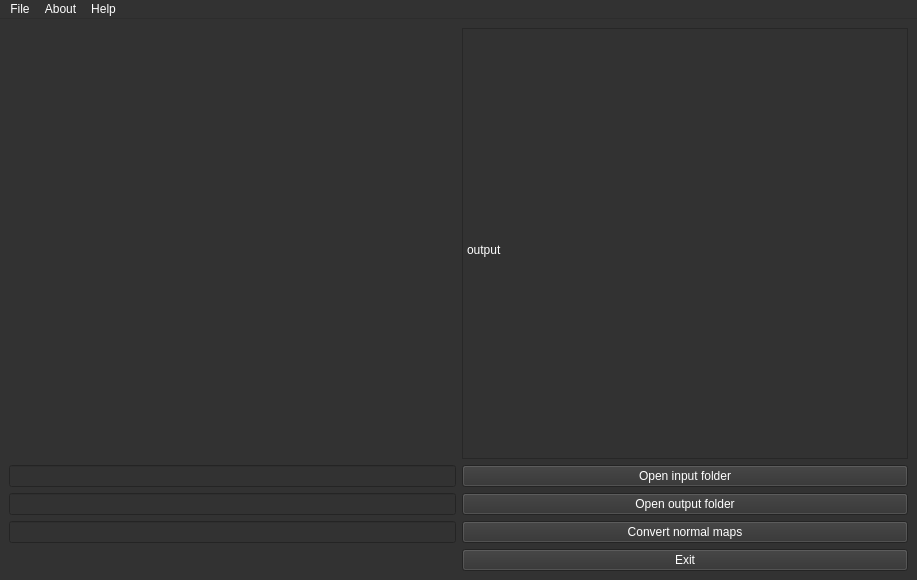
<?xml version="1.0" encoding="UTF-8"?>
<ui version="4.0">
 <class>MainWindow</class>
 <widget class="QMainWindow" name="MainWindow">
  <property name="geometry">
   <rect>
    <x>0</x>
    <y>0</y>
    <width>917</width>
    <height>580</height>
   </rect>
  </property>
  <property name="palette">
   <palette>
    <active>
     <colorrole role="WindowText">
      <brush brushstyle="SolidPattern">
       <color alpha="255">
        <red>255</red>
        <green>255</green>
        <blue>255</blue>
       </color>
      </brush>
     </colorrole>
     <colorrole role="Button">
      <brush brushstyle="SolidPattern">
       <color alpha="255">
        <red>50</red>
        <green>50</green>
        <blue>50</blue>
       </color>
      </brush>
     </colorrole>
     <colorrole role="Light">
      <brush brushstyle="SolidPattern">
       <color alpha="255">
        <red>255</red>
        <green>255</green>
        <blue>255</blue>
       </color>
      </brush>
     </colorrole>
     <colorrole role="Midlight">
      <brush brushstyle="SolidPattern">
       <color alpha="255">
        <red>255</red>
        <green>255</green>
        <blue>255</blue>
       </color>
      </brush>
     </colorrole>
     <colorrole role="Dark">
      <brush brushstyle="SolidPattern">
       <color alpha="255">
        <red>255</red>
        <green>255</green>
        <blue>255</blue>
       </color>
      </brush>
     </colorrole>
     <colorrole role="Mid">
      <brush brushstyle="SolidPattern">
       <color alpha="255">
        <red>255</red>
        <green>255</green>
        <blue>255</blue>
       </color>
      </brush>
     </colorrole>
     <colorrole role="Text">
      <brush brushstyle="SolidPattern">
       <color alpha="255">
        <red>255</red>
        <green>255</green>
        <blue>255</blue>
       </color>
      </brush>
     </colorrole>
     <colorrole role="ButtonText">
      <brush brushstyle="SolidPattern">
       <color alpha="255">
        <red>255</red>
        <green>255</green>
        <blue>255</blue>
       </color>
      </brush>
     </colorrole>
     <colorrole role="Base">
      <brush brushstyle="SolidPattern">
       <color alpha="255">
        <red>50</red>
        <green>50</green>
        <blue>50</blue>
       </color>
      </brush>
     </colorrole>
     <colorrole role="Window">
      <brush brushstyle="SolidPattern">
       <color alpha="255">
        <red>50</red>
        <green>50</green>
        <blue>50</blue>
       </color>
      </brush>
     </colorrole>
     <colorrole role="Shadow">
      <brush brushstyle="SolidPattern">
       <color alpha="255">
        <red>50</red>
        <green>50</green>
        <blue>50</blue>
       </color>
      </brush>
     </colorrole>
     <colorrole role="AlternateBase">
      <brush brushstyle="SolidPattern">
       <color alpha="255">
        <red>100</red>
        <green>100</green>
        <blue>100</blue>
       </color>
      </brush>
     </colorrole>
     <colorrole role="ToolTipBase">
      <brush brushstyle="SolidPattern">
       <color alpha="255">
        <red>50</red>
        <green>50</green>
        <blue>50</blue>
       </color>
      </brush>
     </colorrole>
     <colorrole role="ToolTipText">
      <brush brushstyle="SolidPattern">
       <color alpha="255">
        <red>255</red>
        <green>255</green>
        <blue>255</blue>
       </color>
      </brush>
     </colorrole>
     <colorrole role="PlaceholderText">
      <brush brushstyle="SolidPattern">
       <color alpha="128">
        <red>255</red>
        <green>255</green>
        <blue>255</blue>
       </color>
      </brush>
     </colorrole>
    </active>
    <inactive>
     <colorrole role="WindowText">
      <brush brushstyle="SolidPattern">
       <color alpha="255">
        <red>255</red>
        <green>255</green>
        <blue>255</blue>
       </color>
      </brush>
     </colorrole>
     <colorrole role="Button">
      <brush brushstyle="SolidPattern">
       <color alpha="255">
        <red>50</red>
        <green>50</green>
        <blue>50</blue>
       </color>
      </brush>
     </colorrole>
     <colorrole role="Light">
      <brush brushstyle="SolidPattern">
       <color alpha="255">
        <red>255</red>
        <green>255</green>
        <blue>255</blue>
       </color>
      </brush>
     </colorrole>
     <colorrole role="Midlight">
      <brush brushstyle="SolidPattern">
       <color alpha="255">
        <red>255</red>
        <green>255</green>
        <blue>255</blue>
       </color>
      </brush>
     </colorrole>
     <colorrole role="Dark">
      <brush brushstyle="SolidPattern">
       <color alpha="255">
        <red>255</red>
        <green>255</green>
        <blue>255</blue>
       </color>
      </brush>
     </colorrole>
     <colorrole role="Mid">
      <brush brushstyle="SolidPattern">
       <color alpha="255">
        <red>255</red>
        <green>255</green>
        <blue>255</blue>
       </color>
      </brush>
     </colorrole>
     <colorrole role="Text">
      <brush brushstyle="SolidPattern">
       <color alpha="255">
        <red>255</red>
        <green>255</green>
        <blue>255</blue>
       </color>
      </brush>
     </colorrole>
     <colorrole role="ButtonText">
      <brush brushstyle="SolidPattern">
       <color alpha="255">
        <red>255</red>
        <green>255</green>
        <blue>255</blue>
       </color>
      </brush>
     </colorrole>
     <colorrole role="Base">
      <brush brushstyle="SolidPattern">
       <color alpha="255">
        <red>50</red>
        <green>50</green>
        <blue>50</blue>
       </color>
      </brush>
     </colorrole>
     <colorrole role="Window">
      <brush brushstyle="SolidPattern">
       <color alpha="255">
        <red>50</red>
        <green>50</green>
        <blue>50</blue>
       </color>
      </brush>
     </colorrole>
     <colorrole role="Shadow">
      <brush brushstyle="SolidPattern">
       <color alpha="255">
        <red>50</red>
        <green>50</green>
        <blue>50</blue>
       </color>
      </brush>
     </colorrole>
     <colorrole role="AlternateBase">
      <brush brushstyle="SolidPattern">
       <color alpha="255">
        <red>100</red>
        <green>100</green>
        <blue>100</blue>
       </color>
      </brush>
     </colorrole>
     <colorrole role="ToolTipBase">
      <brush brushstyle="SolidPattern">
       <color alpha="255">
        <red>50</red>
        <green>50</green>
        <blue>50</blue>
       </color>
      </brush>
     </colorrole>
     <colorrole role="ToolTipText">
      <brush brushstyle="SolidPattern">
       <color alpha="255">
        <red>255</red>
        <green>255</green>
        <blue>255</blue>
       </color>
      </brush>
     </colorrole>
     <colorrole role="PlaceholderText">
      <brush brushstyle="SolidPattern">
       <color alpha="128">
        <red>255</red>
        <green>255</green>
        <blue>255</blue>
       </color>
      </brush>
     </colorrole>
    </inactive>
    <disabled>
     <colorrole role="WindowText">
      <brush brushstyle="SolidPattern">
       <color alpha="255">
        <red>255</red>
        <green>255</green>
        <blue>255</blue>
       </color>
      </brush>
     </colorrole>
     <colorrole role="Button">
      <brush brushstyle="SolidPattern">
       <color alpha="255">
        <red>50</red>
        <green>50</green>
        <blue>50</blue>
       </color>
      </brush>
     </colorrole>
     <colorrole role="Light">
      <brush brushstyle="SolidPattern">
       <color alpha="255">
        <red>255</red>
        <green>255</green>
        <blue>255</blue>
       </color>
      </brush>
     </colorrole>
     <colorrole role="Midlight">
      <brush brushstyle="SolidPattern">
       <color alpha="255">
        <red>255</red>
        <green>255</green>
        <blue>255</blue>
       </color>
      </brush>
     </colorrole>
     <colorrole role="Dark">
      <brush brushstyle="SolidPattern">
       <color alpha="255">
        <red>255</red>
        <green>255</green>
        <blue>255</blue>
       </color>
      </brush>
     </colorrole>
     <colorrole role="Mid">
      <brush brushstyle="SolidPattern">
       <color alpha="255">
        <red>255</red>
        <green>255</green>
        <blue>255</blue>
       </color>
      </brush>
     </colorrole>
     <colorrole role="Text">
      <brush brushstyle="SolidPattern">
       <color alpha="255">
        <red>255</red>
        <green>255</green>
        <blue>255</blue>
       </color>
      </brush>
     </colorrole>
     <colorrole role="ButtonText">
      <brush brushstyle="SolidPattern">
       <color alpha="255">
        <red>255</red>
        <green>255</green>
        <blue>255</blue>
       </color>
      </brush>
     </colorrole>
     <colorrole role="Base">
      <brush brushstyle="SolidPattern">
       <color alpha="255">
        <red>50</red>
        <green>50</green>
        <blue>50</blue>
       </color>
      </brush>
     </colorrole>
     <colorrole role="Window">
      <brush brushstyle="SolidPattern">
       <color alpha="255">
        <red>50</red>
        <green>50</green>
        <blue>50</blue>
       </color>
      </brush>
     </colorrole>
     <colorrole role="Shadow">
      <brush brushstyle="SolidPattern">
       <color alpha="255">
        <red>50</red>
        <green>50</green>
        <blue>50</blue>
       </color>
      </brush>
     </colorrole>
     <colorrole role="AlternateBase">
      <brush brushstyle="SolidPattern">
       <color alpha="255">
        <red>100</red>
        <green>100</green>
        <blue>100</blue>
       </color>
      </brush>
     </colorrole>
     <colorrole role="ToolTipBase">
      <brush brushstyle="SolidPattern">
       <color alpha="255">
        <red>50</red>
        <green>50</green>
        <blue>50</blue>
       </color>
      </brush>
     </colorrole>
     <colorrole role="ToolTipText">
      <brush brushstyle="SolidPattern">
       <color alpha="255">
        <red>255</red>
        <green>255</green>
        <blue>255</blue>
       </color>
      </brush>
     </colorrole>
     <colorrole role="PlaceholderText">
      <brush brushstyle="SolidPattern">
       <color alpha="128">
        <red>255</red>
        <green>255</green>
        <blue>255</blue>
       </color>
      </brush>
     </colorrole>
    </disabled>
   </palette>
  </property>
  <property name="windowTitle">
   <string>NMF</string>
  </property>
  <widget class="QWidget" name="centralwidget">
   <layout class="QGridLayout" name="gridLayout">
    <item row="0" column="1">
     <widget class="QStackedWidget" name="stackedWidget">
      <property name="frameShape">
       <enum>QFrame::StyledPanel</enum>
      </property>
      <property name="frameShadow">
       <enum>QFrame::Raised</enum>
      </property>
      <widget class="QWidget" name="stackedWidgetPage1" native="true">
       <widget class="QLabel" name="label">
        <property name="geometry">
         <rect>
          <x>4</x>
          <y>5</y>
          <width>751</width>
          <height>431</height>
         </rect>
        </property>
        <property name="text">
         <string>output</string>
        </property>
       </widget>
      </widget>
     </widget>
    </item>
    <item row="4" column="1">
     <widget class="QPushButton" name="pushButton_4">
      <property name="text">
       <string>Exit</string>
      </property>
     </widget>
    </item>
    <item row="1" column="0">
     <widget class="QLineEdit" name="lineEdit">
      <property name="text">
       <string/>
      </property>
     </widget>
    </item>
    <item row="1" column="1">
     <widget class="QPushButton" name="pushButton">
      <property name="text">
       <string>Open input folder</string>
      </property>
     </widget>
    </item>
    <item row="2" column="1">
     <widget class="QPushButton" name="pushButton_2">
      <property name="text">
       <string>Open output folder</string>
      </property>
     </widget>
    </item>
    <item row="2" column="0">
     <widget class="QLineEdit" name="lineEdit_2"/>
    </item>
    <item row="3" column="1">
     <widget class="QPushButton" name="pushButton_3">
      <property name="text">
       <string>Convert normal maps</string>
      </property>
     </widget>
    </item>
    <item row="3" column="0">
     <widget class="QLineEdit" name="lineEdit_3"/>
    </item>
   </layout>
  </widget>
  <widget class="QMenuBar" name="menubar">
   <property name="geometry">
    <rect>
     <x>0</x>
     <y>0</y>
     <width>917</width>
     <height>25</height>
    </rect>
   </property>
   <widget class="QMenu" name="menuFile">
    <property name="title">
     <string>File</string>
    </property>
    <addaction name="actionOpen_input_folder"/>
    <addaction name="actionOpen_output_folder"/>
    <addaction name="separator"/>
    <addaction name="actionConvert"/>
    <addaction name="separator"/>
    <addaction name="actionExit"/>
   </widget>
   <widget class="QMenu" name="menuAbout">
    <property name="title">
     <string>About</string>
    </property>
    <addaction name="actionAbout"/>
   </widget>
   <widget class="QMenu" name="menuHelp">
    <property name="title">
     <string>Help</string>
    </property>
    <addaction name="actionHelp"/>
   </widget>
   <addaction name="menuFile"/>
   <addaction name="menuAbout"/>
   <addaction name="menuHelp"/>
  </widget>
  <action name="actionOpen_input_folder">
   <property name="text">
    <string>Open input folder</string>
   </property>
  </action>
  <action name="actionOpen_output_folder">
   <property name="text">
    <string>Open output folder</string>
   </property>
  </action>
  <action name="actionConvert">
   <property name="text">
    <string>Convert</string>
   </property>
  </action>
  <action name="actionAbout">
   <property name="text">
    <string>About</string>
   </property>
  </action>
  <action name="actionHelp">
   <property name="text">
    <string>Help</string>
   </property>
  </action>
  <action name="actionExit">
   <property name="text">
    <string>Exit</string>
   </property>
  </action>
 </widget>
 <resources/>
 <connections/>
</ui>
